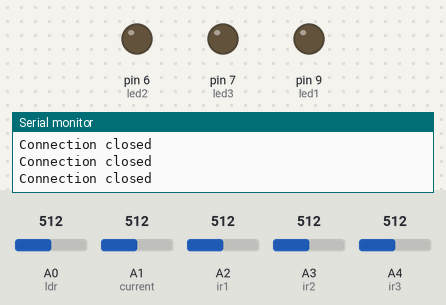
A sketch run on a simulated Arduino Uno, built with avr-gcc and run on an emulated ATmega328P. On the bench: output pins drawn as LEDs (lit = HIGH), the last lines printed to the serial monitor. Inputs (shaded band) come from the test bench; at power-on: A0 (ldr) = 512, A3 (ir2) = 512, A1 (current) = 512, A2 (ir1) = 512, A4 (ir3) = 512.

Above: at 1.2 s.
1.3 s: A0 (ldr) set to 110
2.8 s: A0 (ldr) set to 92
At 4.0 s:
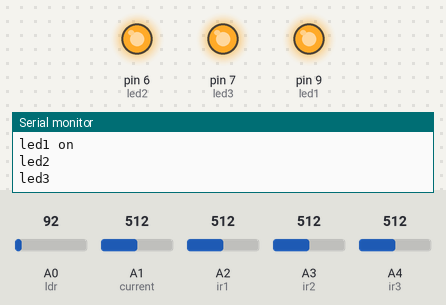
4.3 s: A0 (ldr) set to 122
At 5.3 s:
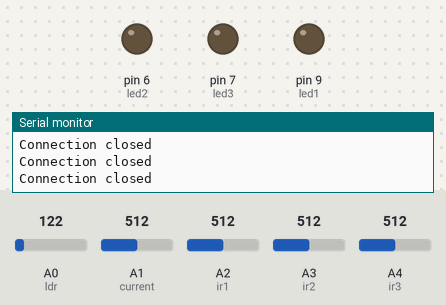
5.8 s: A0 (ldr) set to 60
At 6.8 s:
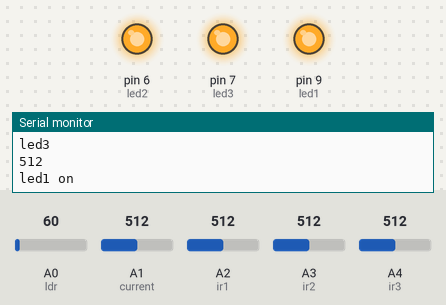
7.3 s: A3 (ir2) set to 167
8.8 s: A3 (ir2) set to 141
At 9.5 s:
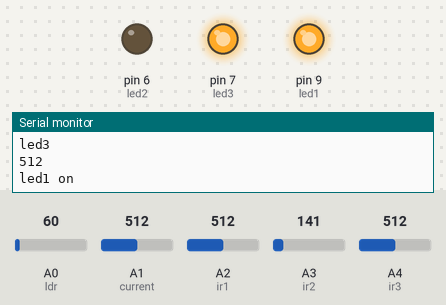
Timing chart, 0 to 11.3 s (numbered marks = the images above; inputs shaded):
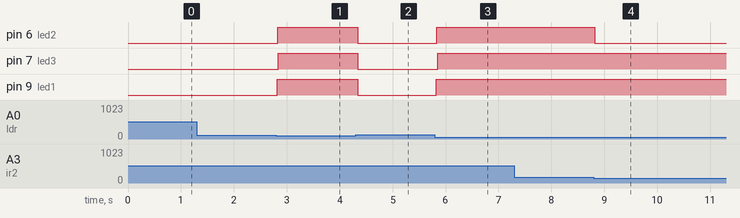

The sketch:

arduio_all.ino
```cpp
#include <SoftwareSerial.h>
SoftwareSerial ArduinoUno(3,2);
int ldr=A0;
int current=A1;
int ir1=A2;
int ir2=A3;
int ir3=A4;
int led1=9;
int led2=6;
int led3=7;
void setup() {
  pinMode(ldr,INPUT);
  pinMode(current,INPUT);
  pinMode(ir1,INPUT);
  pinMode(ir2,INPUT);
  pinMode(ir3,INPUT);
  pinMode(led1,OUTPUT);
  pinMode(led2,OUTPUT);
  pinMode(led3,OUTPUT);
  Serial.begin(9600);
  ArduinoUno.begin(4800);


}

void loop() {
  int intensity=analogRead(ldr);


  if(intensity<100)
  {
   // ArduinoUno.print(0);
    //  ArduinoUno.println("\n");
    int post1=analogRead(ir1);

    int post2=analogRead(ir2);

    int post3=analogRead(ir3);

    if(post1>70)
    {
      digitalWrite(led1,HIGH);
      int cval=analogRead(current);
      Serial.println(cval);
     if(cval>=52){
      ArduinoUno.print(1);
      ArduinoUno.println("\n");
      Serial.println("led1 on");
    }
    else
    {
      ArduinoUno.print(0);
      ArduinoUno.println("\n");
      Serial.println("led1 off");
    }
    }

    else{
      digitalWrite(led1,LOW);
    }

    if(post2>150){
    digitalWrite(led2,HIGH);
    ArduinoUno.print(2);
      ArduinoUno.println("\n");
      Serial.println("led2");
  }

  else{
     digitalWrite(led2,LOW);
  }

  if(post3>100){
    ArduinoUno.print(3);
      ArduinoUno.println("\n");
    digitalWrite(led3,HIGH);
    Serial.println("led3");
  }
  else{
    digitalWrite(led3,LOW);
  }

  }
  else
  {
   digitalWrite(led1,LOW);
   digitalWrite(led2,LOW);
   digitalWrite(led3,LOW);
    Serial.println("Connection closed");
  }
  delay(30);
  // put your main code here, to run repeatedly:

}
```

Measured:
- the behaviour switches between 100 and 99 on A0 (ldr) (found by bisection; images 0 and 1)
- the behaviour switches between 151 and 150 on A3 (ir2) (found by bisection; images 3 and 4)
- after the input at 2.8 s, pin 6 (led2), pin 7 (led3), pin 9 (led1): LOW → HIGH at once
- after the input at 4.3 s, pin 6 (led2), pin 7 (led3), pin 9 (led1): HIGH → LOW at once
- after the input at 5.8 s, pin 6 (led2), pin 9 (led1): LOW → HIGH at once; pin 7 (led3): LOW → HIGH after 0.05 s
- after the input at 8.8 s, pin 6 (led2): HIGH → LOW at once
